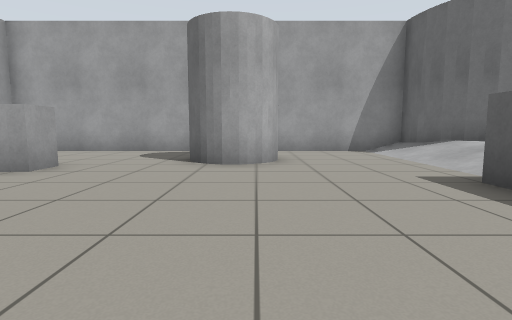
View 1 (above)

13 first-person views from a walk through a Gazebo world. The camera is 0.72 m above the floor, tilts 6° down and sees 80° across. The floor is counted in squares, 1 m on a side. Each view is taken from the middle of a square. On the plan, view 1 faces up. The plan holds only what a view shows up to about 10 squares ahead; the rest is blank.

View 2
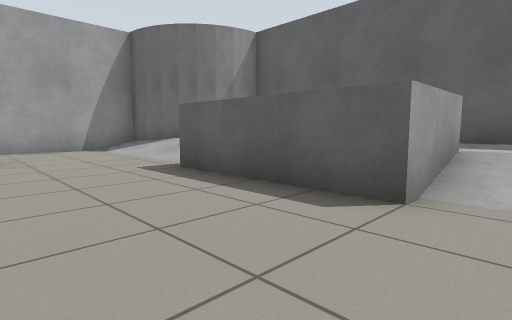

View 3
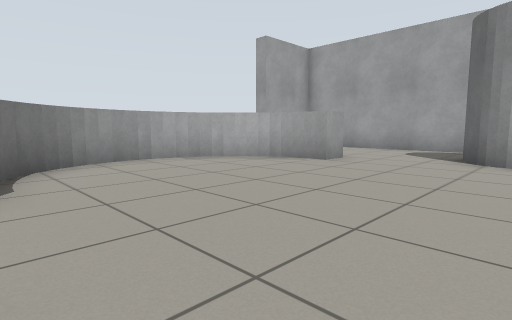

View 4
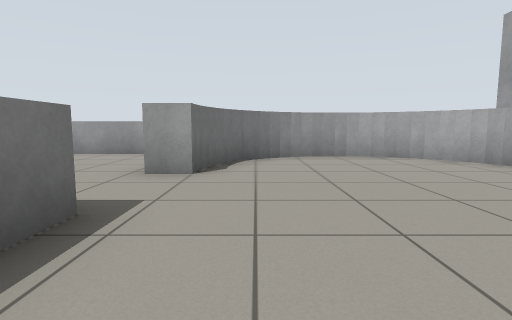

View 5
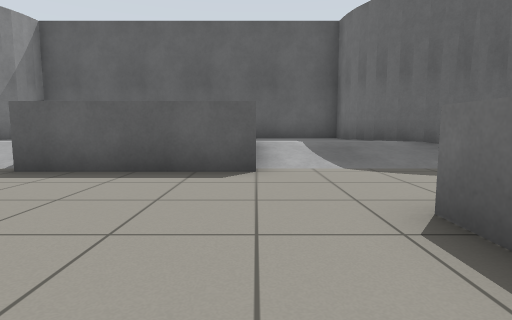

View 6
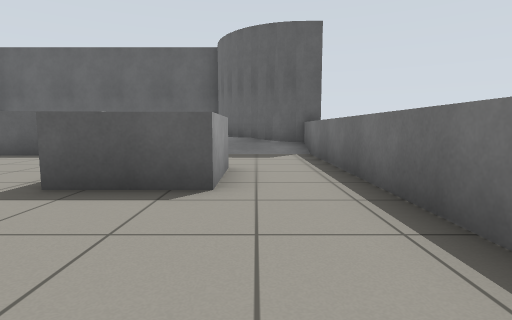

View 7
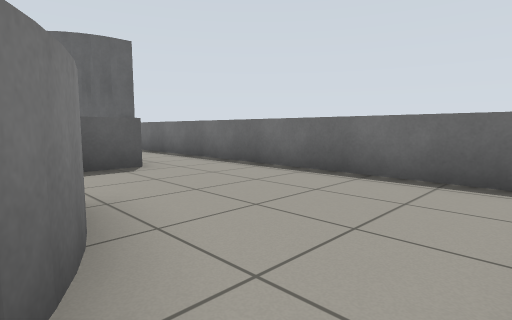

View 8
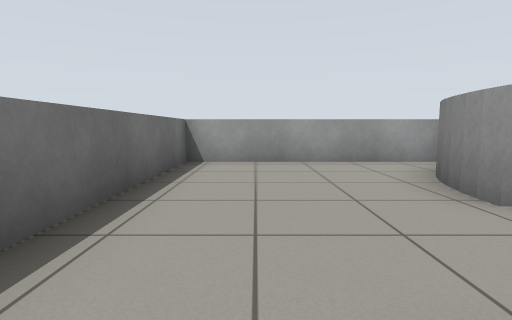

View 9
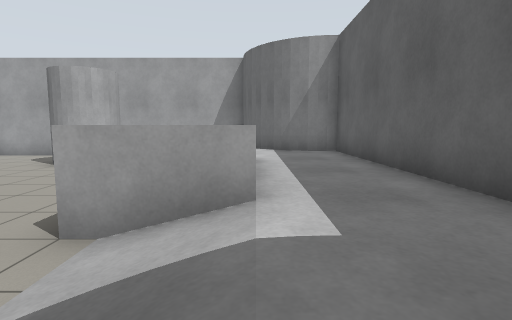

View 10
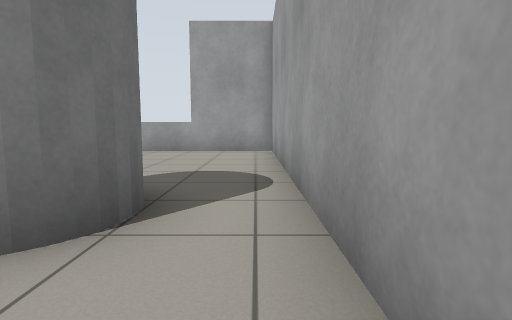

View 11
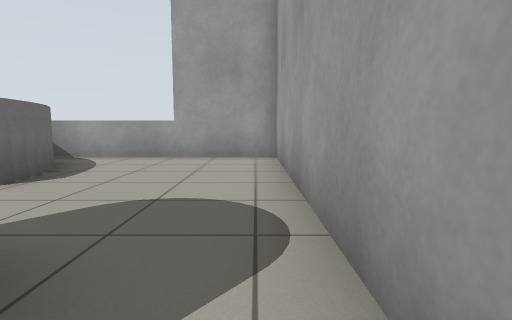

View 12
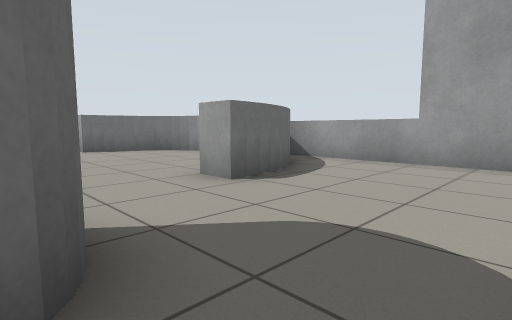

View 13
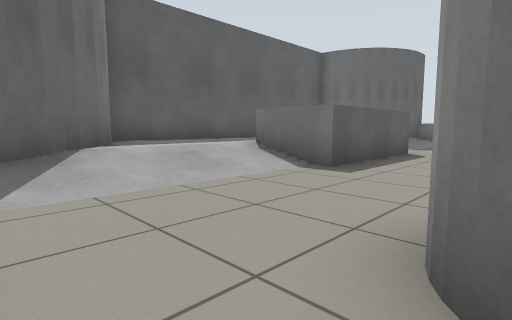

### Floor plan
Key: @ floor where view 1 was taken; # wall or solid block; . main floor; : floor 0.15 m higher than the main floor; + floor 0.4 m higher than the main floor; / step, stairs or slope; = window, fence, low wall or low ledge.
Columns run from 8 left of view 1 to 8 right of it. Each row starts with its distance up from view 1.
 10 ##############
  9 #...........:#
  8 #......##...:##
  7 #......##.../+###
  6 =......##.../+++#
  5 =.=#=......./+++#
  4 = =........#==++#
  3  #.........##=++#
  2  #.........##=++#
  1  #.........##=++#
  0 = =.....@..#==++#
 -1 =.=#=......./+++#
 -2 =...=..##.../+++#
 -3 =......##.../+##
 -4 =...........:#
 -5 =...........:#
 -6 =============

Positions as (right, up) in squares from view 1, and headings:
1: (0, 0), facing up
2: (0, -1), facing up-right
3: (0, -1), facing up-left
4: (1, 0), facing left
5: (-2, 0), facing right
6: (-5, -4), facing right
7: (-7, -1), facing down-right
8: (-1, -4), facing left
9: (5, -3), facing up
10: (2, 9), facing left
11: (0, 9), facing left
12: (-1, 9), facing down-left
13: (0, 9), facing down-right
